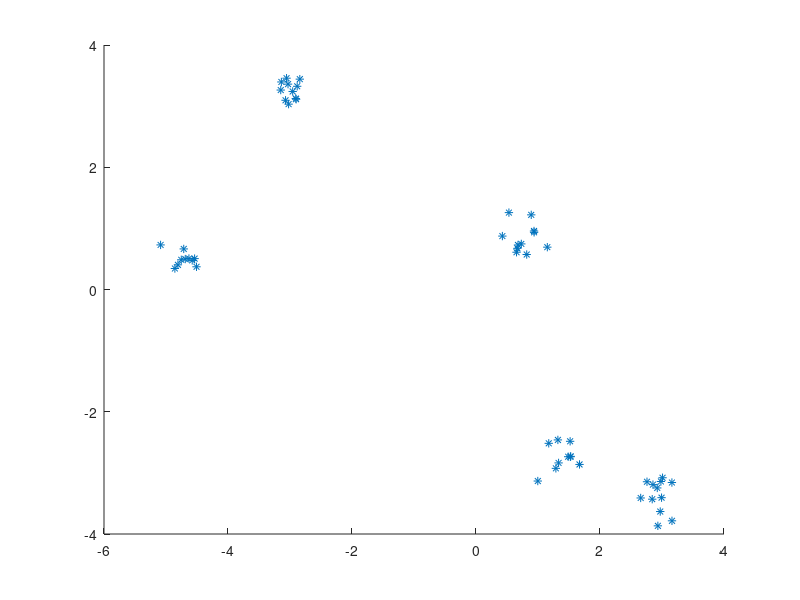

Here is the MATLAB script that generated this plot: (Note: this script raises an error after producing the figure.)
%%
clear all;close all;
%%
% Constant
load('cluster1.mat')
Upper = 10;
Left_MAX = -10;
Right_MAX = 10;

% The stars' position
figure(1);
X = [-1 -4 5];
Y = [-2 -6 8];
m = [1 2 3];
scatter(hX,hY,'*');hold on;

% The ship first position normal distribution
x = normrnd(0,5/3,1,1);
y = -10;
v = normrnd(3.5,0.5,1,1);
theta = normrnd(pi/2,pi/12);
v_x = v*cos(theta);
v_y = v*sin(theta);
a_x = zeros(1,length(hX));
a_y = zeros(1,length(hX));
a_x_sum = 0;
a_y_sum = 0;
distance_sum = 0;
t = 0;
derta_t = 0.1;

% Simulate the trace of ship
while y<=10 && abs(x)<=10
    %
    for i =1:1:length(hX)
        [a_x(i),a_y(i)] = accellerate(hX(i),hY(i),hM(i),x,y,1);
    end
    a_x_sum = 0;a_y_sum = 0;
    for i = length(hX)
        a_x_sum = a_x(i)+a_x_sum;
        a_y_sum = a_y(i)+a_y_sum;
    end
    a = sqrt(a_x_sum^2+a_y_sum^2);
    if a>4
        break;
    end
    %
    [x,y,t,v_x,v_y,distance] = Eular(x,y,a_x_sum,a_y_sum,v_x,v_y,t,derta_t);
    distance_sum = distance_sum+distance;
    scatter(x,y,'.');axis([-10 10 -10 10]);hold on; 
end
hold off;
%% functions
%
function [a_x,a_y] = accellerate(x_star,y_star,m_star,x_ship,y_ship,gravity)
    r = sqrt((x_star-x_ship)^2+(y_star-y_ship)^2);
    a_x = (gravity.*m_star/(r^3))*(x_star-x_ship);
    a_y = (gravity.*m_star/(r^3))*(y_star-y_ship);
end
%
function [x,y,t,v_x,v_y,distance] = Eular(x0,y0,a_x,a_y,v0_x,v0_y,t,derta_t)
    t = t+derta_t;
    v_x = v0_x + derta_t*a_x;
    v_y = v0_y + derta_t*a_y;
    x = x0 + derta_t*v_x;
    y = y0 + derta_t*v_y;
    distance = sqrt((x-x0)^2+(y-y0)^2);
end